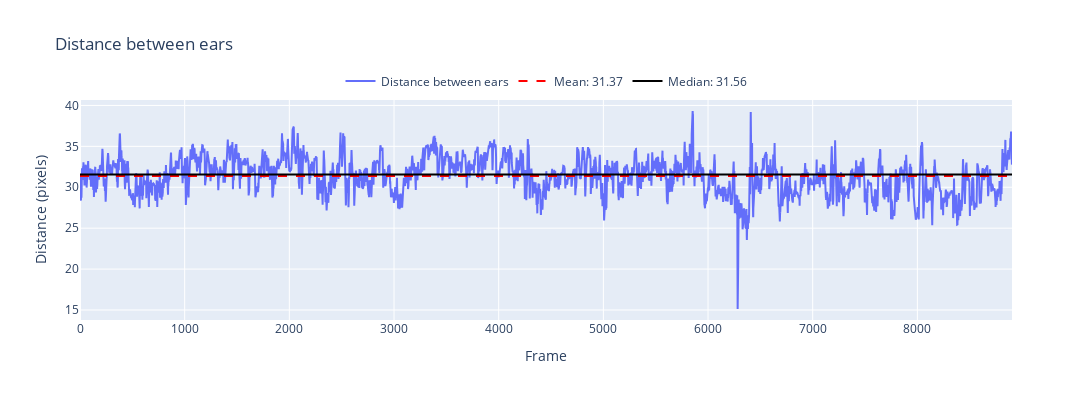

The notebook cell this image was saved under:
### Code cell
def find_scale_with_reference(df, measured_cm, ref_points):
    """
    Find the scale of the video based on the distance between two points.
    
    Parameters:
    df (pandas.DataFrame): The DataFrame containing the video data.
    
    Returns:
    float: The scale of the video.
    """
    
    df.dropna(inplace=True)

    A = ref_points[0]
    B = ref_points[1]

    # Calculate the distance between ears
    dist = np.sqrt(
        (df[f'{A}_x'] - df[f'{B}_x'])**2 + 
        (df[f'{A}_y'] - df[f'{B}_y'])**2)

    dist.dropna(inplace=True)

    # Calculate the mean and median
    mean_dist = np.mean(dist)
    median_dist = np.median(dist)

    scale = (measured_cm / median_dist)

    print(f'median distance is {median_dist}, mean distance is {mean_dist}. scale is {scale*100}')

    # Create the plot
    fig = go.Figure()

    # Add the distance trace
    fig.add_trace(go.Scatter(y=dist, mode='lines', name='Distance between ears'))

    # Add mean and median lines
    fig.add_trace(go.Scatter(y=[mean_dist]*len(dist), mode='lines', name=f'Mean: {mean_dist:.2f}', line=dict(color='red', dash='dash')))
    fig.add_trace(go.Scatter(y=[median_dist]*len(dist), mode='lines', name=f'Median: {median_dist:.2f}', line=dict(color='black')))

    # Update layout
    fig.update_layout(
        title='Distance between ears',
        xaxis_title='Frame',
        yaxis_title='Distance (pixels)',
        width=1600,
        height=400,
        legend=dict(
            yanchor="bottom",
            y=1.02,
            xanchor="center",
            x=0.5,
            orientation="h")
    )

    # Show the plot
    fig.show()

# plot scale
find_scale_with_reference(df_smooth, measured_dist, measured_points)

### Figure 1 — Plotly figure (JSON) as saved in the notebook; plotly's stock layout.template omitted (floating-point values rounded to 4 significant figures; data arrays with more than 128 entries replaced by an {"elided": "..."} marker saying what was removed)
{"data": [{"mode": "lines", "name": "Distance between ears", "type": "scatter", "y": {"elided": "8905 float values"}}, {"line": {"color": "red", "dash": "dash"}, "mode": "lines", "name": "Mean: 31.37", "type": "scatter", "y": {"elided": "8905 float values"}}, {"line": {"color": "black"}, "mode": "lines", "name": "Median: 31.56", "type": "scatter", "y": {"elided": "8905 float values"}}], "layout": {"height": 400, "legend": {"orientation": "h", "x": 0.5, "xanchor": "center", "y": 1.02, "yanchor": "bottom"}, "title": {"text": "Distance between ears"}, "width": 1600, "xaxis": {"title": {"text": "Frame"}}, "yaxis": {"title": {"text": "Distance (pixels)"}}}}
